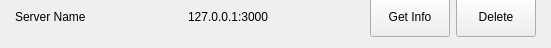
<?xml version="1.0" encoding="UTF-8"?>
<ui version="4.0">
 <class>bteltechitem</class>
 <widget class="QWidget" name="bteltechitem">
  <property name="geometry">
   <rect>
    <x>0</x>
    <y>0</y>
    <width>551</width>
    <height>48</height>
   </rect>
  </property>
  <property name="sizePolicy">
   <sizepolicy hsizetype="Expanding" vsizetype="Fixed">
    <horstretch>0</horstretch>
    <verstretch>0</verstretch>
   </sizepolicy>
  </property>
  <property name="minimumSize">
   <size>
    <width>0</width>
    <height>36</height>
   </size>
  </property>
  <property name="windowTitle">
   <string>Form</string>
  </property>
  <widget class="QWidget" name="horizontalLayoutWidget">
   <property name="geometry">
    <rect>
     <x>0</x>
     <y>-4</y>
     <width>551</width>
     <height>41</height>
    </rect>
   </property>
   <layout class="QHBoxLayout" name="horizontalLayout">
    <item>
     <spacer name="horizontalSpacer_3">
      <property name="orientation">
       <enum>Qt::Horizontal</enum>
      </property>
      <property name="sizeType">
       <enum>QSizePolicy::Minimum</enum>
      </property>
      <property name="sizeHint" stdset="0">
       <size>
        <width>15</width>
        <height>20</height>
       </size>
      </property>
     </spacer>
    </item>
    <item>
     <widget class="QLabel" name="serverNameLabel">
      <property name="sizePolicy">
       <sizepolicy hsizetype="Preferred" vsizetype="Minimum">
        <horstretch>0</horstretch>
        <verstretch>0</verstretch>
       </sizepolicy>
      </property>
      <property name="minimumSize">
       <size>
        <width>0</width>
        <height>25</height>
       </size>
      </property>
      <property name="text">
       <string>Server Name</string>
      </property>
     </widget>
    </item>
    <item>
     <spacer name="horizontalSpacer_2">
      <property name="orientation">
       <enum>Qt::Horizontal</enum>
      </property>
      <property name="sizeHint" stdset="0">
       <size>
        <width>40</width>
        <height>20</height>
       </size>
      </property>
     </spacer>
    </item>
    <item>
     <widget class="QLabel" name="serverHostLabel">
      <property name="sizePolicy">
       <sizepolicy hsizetype="Preferred" vsizetype="Minimum">
        <horstretch>0</horstretch>
        <verstretch>0</verstretch>
       </sizepolicy>
      </property>
      <property name="minimumSize">
       <size>
        <width>0</width>
        <height>25</height>
       </size>
      </property>
      <property name="text">
       <string>127.0.0.1:3000</string>
      </property>
     </widget>
    </item>
    <item>
     <spacer name="horizontalSpacer">
      <property name="orientation">
       <enum>Qt::Horizontal</enum>
      </property>
      <property name="sizeHint" stdset="0">
       <size>
        <width>40</width>
        <height>20</height>
       </size>
      </property>
     </spacer>
    </item>
    <item>
     <widget class="QPushButton" name="getInfoButton">
      <property name="sizePolicy">
       <sizepolicy hsizetype="Minimum" vsizetype="Minimum">
        <horstretch>0</horstretch>
        <verstretch>0</verstretch>
       </sizepolicy>
      </property>
      <property name="minimumSize">
       <size>
        <width>0</width>
        <height>25</height>
       </size>
      </property>
      <property name="text">
       <string>Get Info</string>
      </property>
     </widget>
    </item>
    <item>
     <widget class="QPushButton" name="deleteButton">
      <property name="sizePolicy">
       <sizepolicy hsizetype="Minimum" vsizetype="Minimum">
        <horstretch>0</horstretch>
        <verstretch>0</verstretch>
       </sizepolicy>
      </property>
      <property name="minimumSize">
       <size>
        <width>0</width>
        <height>25</height>
       </size>
      </property>
      <property name="text">
       <string>Delete</string>
      </property>
     </widget>
    </item>
    <item>
     <spacer name="horizontalSpacer_4">
      <property name="orientation">
       <enum>Qt::Horizontal</enum>
      </property>
      <property name="sizeType">
       <enum>QSizePolicy::Minimum</enum>
      </property>
      <property name="sizeHint" stdset="0">
       <size>
        <width>15</width>
        <height>20</height>
       </size>
      </property>
     </spacer>
    </item>
   </layout>
  </widget>
 </widget>
 <resources/>
 <connections/>
</ui>
